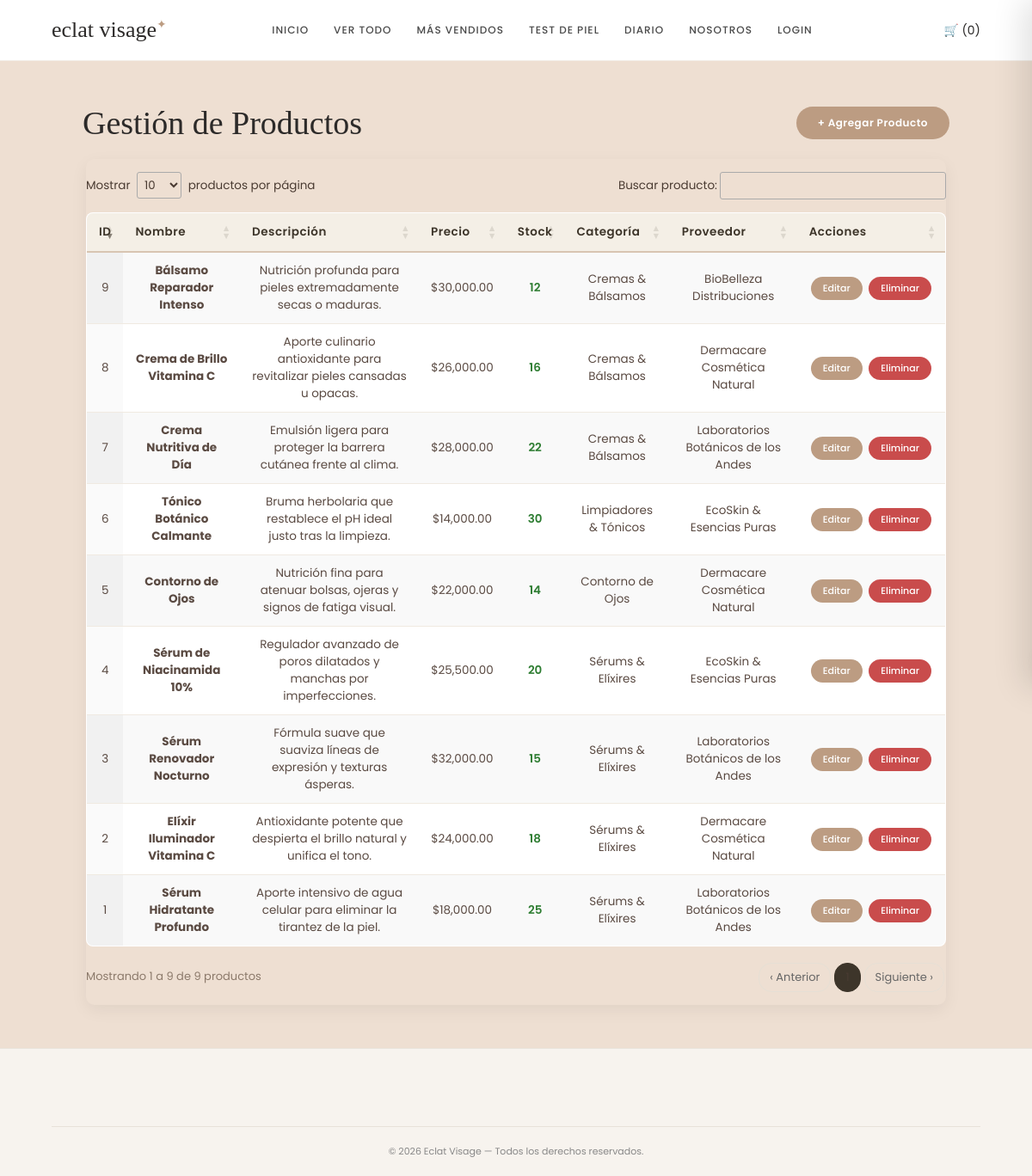
Page /CRUD/productos_crud.php (signed in) on the committed database.
### tables this page shows
CREATE TABLE `productos` (
  `id_producto` int(11) NOT NULL AUTO_INCREMENT,
  `nombre_producto` varchar(150) NOT NULL,
  `descripcion` text DEFAULT NULL,
  `precio` decimal(10,2) NOT NULL DEFAULT 0.00,
  `stock` int(11) NOT NULL DEFAULT 0,
  `id_categoria` int(11) DEFAULT NULL,
  `id_proveedor` int(11) DEFAULT NULL,
  PRIMARY KEY (`id_producto`),
  KEY `fk_productos_categoria` (`id_categoria`),
  KEY `fk_productos_proveedores` (`id_proveedor`),
  CONSTRAINT `fk_productos_categoria` FOREIGN KEY (`id_categoria`) REFERENCES `categoria` (`id_categoria`) ON DELETE SET NULL ON UPDATE CASCADE,
  CONSTRAINT `fk_productos_proveedores` FOREIGN KEY (`id_proveedor`) REFERENCES `proveedores` (`id_proveedor`) ON DELETE SET NULL ON UPDATE CASCADE
);

CREATE TABLE `categoria` (
  `id_categoria` int(11) NOT NULL AUTO_INCREMENT,
  `nombre_categoria` varchar(100) NOT NULL,
  `descripcion` text DEFAULT NULL,
  PRIMARY KEY (`id_categoria`)
);

CREATE TABLE `proveedores` (
  `id_proveedor` int(11) NOT NULL AUTO_INCREMENT,
  `nombre_empresa` varchar(150) NOT NULL,
  `contacto` varchar(150) DEFAULT NULL,
  `telefono` varchar(50) DEFAULT NULL,
  `correo` varchar(150) DEFAULT NULL,
  `direccion` varchar(255) DEFAULT NULL,
  PRIMARY KEY (`id_proveedor`)
);

### CRUD/productos_crud.php (the view, shortened to what this page needs)
<?php
include("conexion.php");
$sql = "SELECT p.*, c.nombre_categoria, pr.nombre_empresa
        FROM productos p
        LEFT JOIN categoria c ON p.id_categoria = c.id_categoria
        LEFT JOIN proveedores pr ON p.id_proveedor = pr.id_proveedor
        ORDER BY p.id_producto DESC";
$resultado = $conexion->query($sql);
?>
<!DOCTYPE html>
<html lang="es">
<head>
    <link rel="stylesheet" href="../estilos.css">
    <link rel="stylesheet" href="https://cdn.datatables.net/1.13.7/css/jquery.dataTables.min.css">
</head>
<body>
    <header class="header">
        <div class="logo">eclat visage<span>✦</span></div>
        <nav class="nav">
            <a href="../index.html">INICIO</a>
            <a href="../tienda.html">VER TODO</a>
            <a href="../mas-vendidos.html">MÁS VENDIDOS</a>
            <a href="../test.html">TEST DE PIEL</a>
            <a href="../blog.html">DIARIO</a>
            <a href="../nosotros.html">NOSOTROS</a>
        </nav>
        <div class="header-iconos">
            <span id="contador-carrito">🛒 (0)</span>
        </div>
    </header>
    <main class="panel-cliente">
        <div style="display: flex; justify-content: space-between; align-items: center; margin-bottom: 20px; flex-wrap: wrap; gap: 10px;">
            <h1 style="margin: 0;">Gestión de Productos</h1>
            <a href="productos_agregar.php" class="btn-agregar" style="margin: 0;">+ Agregar Producto</a>
        </div>
        <div class="tabla-contenedor">
            <table id="tabla-productos" class="tabla-clientes display" style="width:100%;">
                <thead>
                    <tr>
                        <th>ID</th>
                        <th>Nombre</th>
                        <th>Descripción</th>
                        <th>Precio</th>
                        <th>Stock</th>
                        <th>Categoría</th>
                        <th>Proveedor</th>
                        <th>Acciones</th>
                    </tr>
                </thead>
                <tbody>
                    <?php if ($resultado && $resultado->num_rows > 0): ?>
                        <?php while ($row = $resultado->fetch_assoc()): ?>
                            <tr>
                                <td><?php echo $row['id_producto']; ?></td>
                                <td><strong><?php echo htmlspecialchars($row['nombre_producto']); ?></strong></td>
                                <td><?php echo htmlspecialchars($row['descripcion'] ?? ''); ?></td>
                                <td>$<?php echo number_format($row['precio'], 2); ?></td>
                                <td>
                                    <span style="font-weight:600; color:<?php echo $row['stock'] <= 5 ? '#a85d5d' : '#2e7d32'; ?>;">
                                        <?php echo $row['stock']; ?>
                                    </span>
                                </td>
                                <td><?php echo htmlspecialchars($row['nombre_categoria'] ?? 'Sin categoría'); ?></td>
                                <td><?php echo htmlspecialchars($row['nombre_empresa'] ?? 'Sin proveedor'); ?></td>
                                <td class="acciones-cell">
                                    <a href="productos_editar.php?id=<?php echo $row['id_producto']; ?>" class="btn-accion">Editar</a>
                                    <a href="productos_eliminar.php?id=<?php echo $row['id_producto']; ?>" class="btn-eliminar">Eliminar</a>
                                </td>
                            </tr>
                        <?php endwhile; ?>
                    <?php endif; ?>
                </tbody>
            </table>
        </div>
    </main>
    <footer class="footer">
        <div class="copyright">
            © 2026 Eclat Visage — Todos los derechos reservados.
        </div>
    </footer>
</body>
</html>

### estilos.css (style rules this page uses)
* { margin: 0; padding: 0; box-sizing: border-box; }
body { font-family: 'Poppins', sans-serif; background-color: #fcfbfa; color: #2c2a29; min-height: 100vh; display: flex; flex-direction: column; }
.header { display: flex; justify-content: space-between; align-items: center; padding: 20px 5%; background-color: #ffffff; border-bottom: 1px solid #f2ede7; }
.logo { font-family: 'Playfair Display', serif; font-size: 26px; font-weight: 500; }
.logo span { font-size: 14px; color: #bc9c82; vertical-align: super; }
.nav { display: flex; align-items: center; flex-wrap: wrap; gap: 5px; }
.nav a { text-decoration: none; color: #4a4a4a; font-size: 12px; font-weight: 500; margin: 0 12px; letter-spacing: 1px; transition: color 0.3s ease; }
.header-iconos { display: flex; align-items: center; gap: 15px; }
.header-iconos span, .header-iconos a { cursor: pointer; font-size: 14px; text-decoration: none; color: inherit; }
.panel-cliente, main.crud-body { flex: 1; background-color: #eedfd2; padding: 50px 8%; text-align: center; }
.panel-cliente h1, main.crud-body h1 { font-family: 'Playfair Display', serif; font-size: 38px; color: #2c2a29; margin-bottom: 25px; font-weight: 500; }
.btn-agregar { background-color: #bc9c82; color: #ffffff; border: none; padding: 10px 25px; border-radius: 20px; font-weight: 600; font-size: 12px; cursor: pointer; text-decoration: none; display: inline-block; margin-bottom: 20px; letter-spacing: 0.5px; transition: background-color 0.3s ease; }
.tabla-contenedor { width: 100%; max-width: 1000px; margin: 0 auto; overflow-x: auto; box-shadow: 0 6px 20px rgba(0,0,0,0.06); border-radius: 10px; }
.tabla-clientes, .tabla-datos { width: 100%; border-collapse: collapse; background-color: #ffffff; color: #2c2a29; border-radius: 10px; overflow: hidden; }
.tabla-clientes th, .tabla-datos th { background-color: #bc9c82; color: #ffffff; padding: 14px 15px; font-size: 13px; font-weight: 600; text-align: center; letter-spacing: 0.5px; }
.tabla-clientes td, .tabla-datos td { padding: 12px 15px; border-bottom: 1px solid #f2ede7; font-size: 13px; text-align: center; }
.btn-accion, .btn-editar { background-color: #bc9c82; border: none; color: white; padding: 5px 14px; border-radius: 15px; cursor: pointer; font-size: 11px; font-weight: 500; margin: 2px; text-decoration: none; display: inline-block; transition: background-color 0.2s ease; }
.btn-eliminar { background-color: #c94c4c; border: none; color: white; padding: 5px 14px; border-radius: 15px; cursor: pointer; font-size: 11px; font-weight: 500; margin: 2px; text-decoration: none; display: inline-block; transition: background-color 0.2s ease; }
.acciones-cell { white-space: nowrap; }
.footer, .footer-crud { background-color: #f7f3ee; color: #333; padding: 50px 5% 20px; border-top: 1px solid #e8e2d9; font-size: 13px; }
.copyright { text-align: center; margin-top: 40px; padding-top: 20px; border-top: 1px solid #e8e2d9; color: #888; font-size: 11px; }
table.dataTable { border-collapse: collapse !important; border: 1px solid #e6dfd5 !important; border-radius: 8px; overflow: hidden; margin-top: 10px !important; margin-bottom: 15px !important; width: 100% !important; background: #ffffff; }
table.dataTable thead th { background-color: #f4efe6 !important; color: #3d352a !important; font-weight: 600 !important; border-bottom: 2px solid #d8c5b2 !important; padding: 12px 14px !important; font-size: 13.5px; }
table.dataTable tbody td { padding: 11px 14px !important; border-bottom: 1px solid #f0eae1 !important; color: #5a4a42 !important; font-size: 13.5px; vertical-align: middle; }

### rows in the picture
productos: id_producto "9", nombre_producto "Bálsamo Reparador Intenso", descripcion "Nutrición profunda para pieles extremadamente secas o maduras.", precio "30,000.00", stock "12", id_categoria.nombre_categoria "Cremas & Bálsamos", id_proveedor.nombre_empresa "BioBelleza Distribuciones"
productos: id_producto "8", nombre_producto "Crema de Brillo Vitamina C", descripcion "Aporte culinario antioxidante para revitalizar pieles cansadas u opacas.", precio "26,000.00", stock "16", id_categoria.nombre_categoria "Cremas & Bálsamos", id_proveedor.nombre_empresa "Dermacare Cosmética Natural"
productos: id_producto "7", nombre_producto "Crema Nutritiva de Día", descripcion "Emulsión ligera para proteger la barrera cutánea frente al clima.", precio "28,000.00", stock "22", id_categoria.nombre_categoria "Cremas & Bálsamos", id_proveedor.nombre_empresa "Laboratorios Botánicos de los Andes"
productos: id_producto "6", nombre_producto "Tónico Botánico Calmante", descripcion "Bruma herbolaria que restablece el pH ideal justo tras la limpieza.", precio "14,000.00", stock "30", id_categoria.nombre_categoria "Limpiadores & Tónicos", id_proveedor.nombre_empresa "EcoSkin & Esencias Puras"
productos: id_producto "5", nombre_producto "Contorno de Ojos", descripcion "Nutrición fina para atenuar bolsas, ojeras y signos de fatiga visual.", precio "22,000.00", stock "14", id_categoria.nombre_categoria "Contorno de Ojos", id_proveedor.nombre_empresa "Dermacare Cosmética Natural"
productos: id_producto "4", nombre_producto "Sérum de Niacinamida 10%", descripcion "Regulador avanzado de poros dilatados y manchas por imperfecciones.", precio "25,500.00", stock "20", id_categoria.nombre_categoria "Sérums & Elíxires", id_proveedor.nombre_empresa "EcoSkin & Esencias Puras"
productos: id_producto "3", nombre_producto "Sérum Renovador Nocturno", descripcion "Fórmula suave que suaviza líneas de expresión y texturas ásperas.", precio "32,000.00", stock "15", id_categoria.nombre_categoria "Sérums & Elíxires", id_proveedor.nombre_empresa "Laboratorios Botánicos de los Andes"
productos: id_producto "2", nombre_producto "Elíxir Iluminador Vitamina C", descripcion "Antioxidante potente que despierta el brillo natural y unifica el tono.", precio "24,000.00", stock "18", id_categoria.nombre_categoria "Sérums & Elíxires", id_proveedor.nombre_empresa "Dermacare Cosmética Natural"
productos: id_producto "1", nombre_producto "Sérum Hidratante Profundo", descripcion "Aporte intensivo de agua celular para eliminar la tirantez de la piel.", precio "18,000.00", stock "25", id_categoria.nombre_categoria "Sérums & Elíxires", id_proveedor.nombre_empresa "Laboratorios Botánicos de los Andes"
